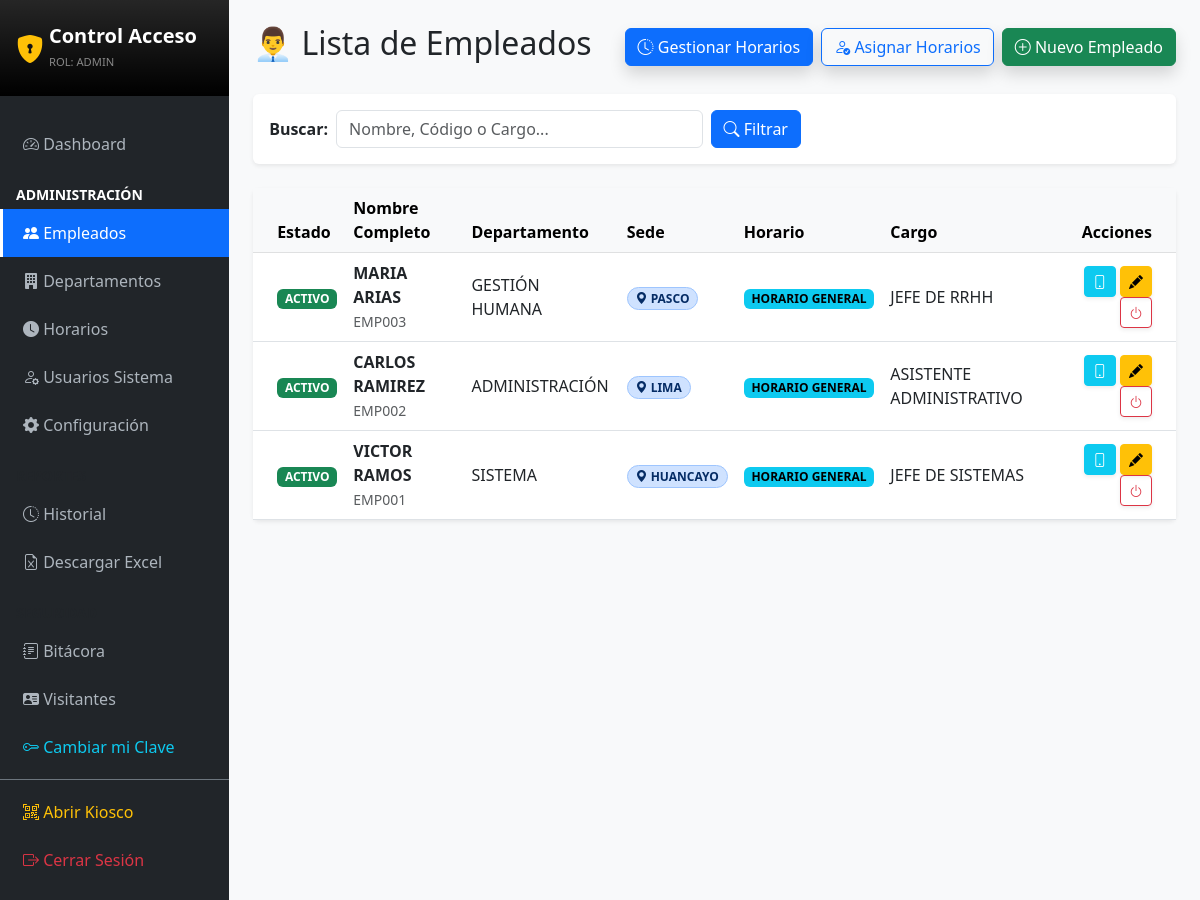
The app's page /?c=Employee (signed in) with its own data.
### tables this page shows
CREATE TABLE IF NOT EXISTS `employees` (
  `id` int NOT NULL AUTO_INCREMENT,
  `employee_code` varchar(20) NOT NULL,
  `first_name` varchar(100) NOT NULL,
  `last_name` varchar(100) NOT NULL,
  `email` varchar(100) DEFAULT NULL,
  `password` varchar(255) DEFAULT NULL,
  `department_id` int DEFAULT NULL,
  `schedule_id` int DEFAULT NULL,
  `position` varchar(100) DEFAULT NULL,
  `site_name` varchar(120) DEFAULT NULL,
  `photo_path` varchar(255) DEFAULT 'default.png',
  `status` enum('activo','inactivo') DEFAULT 'activo',
  `created_at` datetime DEFAULT CURRENT_TIMESTAMP,
  PRIMARY KEY (`id`),
  UNIQUE KEY `employee_code` (`employee_code`),
  KEY `department_id` (`department_id`),
  KEY `schedule_id` (`schedule_id`),
  CONSTRAINT `employees_ibfk_1` FOREIGN KEY (`department_id`) REFERENCES `departments` (`id`),
  CONSTRAINT `employees_ibfk_2` FOREIGN KEY (`schedule_id`) REFERENCES `schedules` (`id`)
);

CREATE TABLE IF NOT EXISTS `departments` (
  `id` int NOT NULL AUTO_INCREMENT,
  `name` varchar(100) NOT NULL,
  `status` enum('activo','inactivo') DEFAULT 'activo',
  PRIMARY KEY (`id`)
);

CREATE TABLE IF NOT EXISTS `schedules` (
  `id` int NOT NULL AUTO_INCREMENT,
  `name` varchar(100) NOT NULL,
  `entry_time` varchar(255) NOT NULL,
  `breakfast_time` varchar(255) DEFAULT NULL,
  `breakfast_return_time` varchar(255) DEFAULT NULL,
  `lunch_out_time` varchar(255) NOT NULL,
  `lunch_return_time` varchar(255) NOT NULL,
  `check_out_time` varchar(255) NOT NULL,
  `created_at` datetime DEFAULT CURRENT_TIMESTAMP,
  PRIMARY KEY (`id`),
  UNIQUE KEY `name` (`name`)
);

### app/controllers/EmployeeController.php (called while the page is built, shortened)
<?php
require_once '../app/config/db.php';
require_once '../app/models/Employee.php';
class EmployeeController {
    private $employeeModel;
    public function __construct() {
        $database = new Database();
        $this->db = $database->getConnection();
        $this->employeeModel = new Employee($this->db);
    }
    public function index() {
        $search = isset($_GET['q']) ? $_GET['q'] : "";
        $employees = $this->employeeModel->read($search);
        require_once '../app/views/employees/index.php';
    }
}
?>

### app/config/db.php (called while the page is built, shortened)
<?php
class Database {
    private $host = "localhost";
    private $db_name = "control_acceso_db";
    private $username = "root";
    private $password = "";
    public function getConnection() {
        $this->conn = null;
        try {
            $this->conn = new PDO("mysql:host=" . $this->host . ";dbname=" . $this->db_name, $this->username, $this->password);
            $this->conn->exec("set names utf8");
            $offset = date("P");
            $this->conn->exec("SET time_zone='$offset';");
        } catch(PDOException $exception) {
            echo "Error de conexión: " . $exception->getMessage();
        }
        return $this->conn;
    }
}
?>

### app/models/Employee.php (called while the page is built, shortened)
<?php
class Employee {
    private $conn;
    private $table = "employees";
    public function __construct($db) {
        $this->conn = $db;
    }
    public function read($search = "") {
        $query = "SELECT e.*, d.name as department_name, s.name as schedule_name
                  FROM " . $this->table . " e
                  LEFT JOIN departments d ON e.department_id = d.id
                  LEFT JOIN schedules s ON e.schedule_id = s.id";
        $query .= " ORDER BY e.id DESC";
        $stmt = $this->conn->prepare($query);
        $stmt->execute();
        return $stmt->fetchAll(PDO::FETCH_ASSOC);
    }
}
?>

### app/views/employees/index.php (the view, shortened to what this page needs)
<!DOCTYPE html>
<html lang="es">
<head>
    <link href="https://cdn.jsdelivr.net/npm/bootstrap@5.3.0/dist/css/bootstrap.min.css" rel="stylesheet">
    <link rel="stylesheet" href="https://cdn.jsdelivr.net/npm/bootstrap-icons@1.10.0/font/bootstrap-icons.css">
</head>
<body class="bg-light">
<div class="d-flex">
    <?php require_once '../app/views/layouts/sidebar.php'; ?>
    <div class="flex-grow-1 p-4" style="height: 100vh; overflow-y: auto;">
        <div class="d-flex justify-content-between align-items-center mb-4">
            <h2>👨‍💼 Lista de Empleados</h2>
            <div class="d-flex gap-2">
                <a class="btn btn-primary shadow" href="?c=Schedule">
                    <i class="bi bi-clock-history"></i> Gestionar Horarios
                </a>
                <button class="btn btn-outline-primary shadow" data-bs-toggle="modal" data-bs-target="#scheduleModal">
                    <i class="bi bi-person-check"></i> Asignar Horarios
                </button>
                <button class="btn btn-success shadow" data-bs-toggle="modal" data-bs-target="#newEmployeeModal">
                    <i class="bi bi-plus-circle"></i> Nuevo Empleado
                </button>
            </div>
        </div>
        <div class="card shadow-sm border-0 mb-4">
            <div class="card-body py-3">
                <form action="" method="GET" class="row g-2 align-items-center">
                    <div class="col-auto"><label class="col-form-label fw-bold">Buscar:</label></div>
                    <div class="col-md-5"><input type="text" name="q" class="form-control" placeholder="Nombre, Código o Cargo..." value="<?php echo isset($_GET['q']) ? $_GET['q'] : ''; ?>"></div>
                    <div class="col-auto">
                        <button type="submit" class="btn btn-primary"><i class="bi bi-search"></i> Filtrar</button>
                    </div>
                </form>
            </div>
        </div>
        <div class="card shadow-sm border-0">
            <div class="card-body p-0">
                <table class="table table-hover align-middle mb-0">
                    <thead class="table-light">
                        <tr><th class="ps-4">Estado</th><th>Nombre Completo</th><th>Departamento</th><th>Sede</th><th>Horario</th><th>Cargo</th><th class="text-end pe-4">Acciones</th></tr>
                    </thead>
                    <tbody>
                        <?php if(isset($employees) && count($employees) > 0): ?>
                            <?php foreach($employees as $emp): ?>
                            <tr class="<?php echo ($emp['status'] == 'inactivo') ? 'table-inactive' : ''; ?>">
                                <td class="ps-4"><?php echo ($emp['status'] == 'activo') ? '<span class="badge bg-success">ACTIVO</span>' : '<span class="badge bg-danger">INACTIVO</span>'; ?></td>
                                <td><div class="fw-bold"><?php echo $emp['first_name'] . ' ' . $emp['last_name']; ?></div><small class="text-muted"><?php echo $emp['employee_code']; ?></small></td>
                                <td><?php echo $emp['department_name']; ?></td>
                                <td>
                                    <?php if (!empty($emp['site_name'])): ?>
                                        <span class="badge rounded-pill bg-primary-subtle text-primary-emphasis border border-primary-subtle">
                                            <i class="bi bi-geo-alt-fill"></i> <?php echo htmlspecialchars($emp['site_name']); ?>
                                        </span>
                                    <?php else: ?>
                                        <span class="badge text-bg-secondary">Sin sede</span>
                                    <?php endif; ?>
                                </td>
                                <td>
                                    <?php if (!empty($emp['schedule_name'])): ?>
                                        <span class="badge text-bg-info"><?php echo htmlspecialchars($emp['schedule_name']); ?></span>
                                    <?php else: ?>
                                        <span class="badge text-bg-secondary">General</span>
                                    <?php endif; ?>
                                </td>
                                <td><?php echo $emp['position']; ?></td>
                                <td class="text-end pe-4">
                                    <?php if($emp['status'] == 'activo'): ?>
                                        <form action="?c=Employee&amp;a=reset_portal_device" method="POST" class="d-inline" onsubmit="return confirm('¿Desvincular el teléfono de este empleado? Deberá iniciar sesión nuevamente en el dispositivo que quiera registrar.');">
                                            <button type="submit" class="btn btn-sm btn-info text-white shadow-sm" title="Restablecer dispositivo del portal">
                                                <i class="bi bi-phone"></i>
                                            </button>
                                        </form>
                                    <?php endif; ?>
                                    <a href="?c=Employee&a=edit&id=<?php echo $emp['id']; ?>" class="btn btn-sm btn-warning shadow-sm"><i class="bi bi-pencil-fill"></i></a>
                                    <?php if($emp['status'] == 'activo'): ?>
                                        <a href="?c=Employee&a=toggle&id=<?php echo $emp['id']; ?>&status=activo" class="btn btn-sm btn-outline-danger shadow-sm" onclick="confirmarAccion(event, this.href, '¿Desactivar?', 'No podrá marcar.', 'warning')"><i class="bi bi-power"></i></a>
                                    <?php else: ?>
                                        <a href="?c=Employee&a=toggle&id=<?php echo $emp['id']; ?>&status=inactivo" class="btn btn-sm btn-outline-success shadow-sm" onclick="confirmarAccion(event, this.href, '¿Reactivar?', 'Podrá marcar.', 'success')"><i class="bi bi-power"></i></a>
                                    <?php endif; ?>
                                </td>
                            </tr>
                            <?php endforeach; ?>
                        <?php else: ?>
                            <tr><td colspan="7" class="text-center p-5 text-muted">No hay empleados registrados.</td></tr>
                        <?php endif; ?>
                    </tbody>
                </table>
            </div>
        </div>
    </div>
</div>
</body>
</html>

### public/index.php (shortened to what this page needs)
<?php
require_once '../app/config/db.php';
$controller = isset($_GET['c']) ? $_GET['c'] : 'Dashboard';
$action = isset($_GET['a']) ? $_GET['a'] : 'index';
$controllerName = ucfirst($controller) . 'Controller';
$controllerFile = '../app/controllers/' . $controllerName . '.php';
if (file_exists($controllerFile)) {
    if (class_exists($controllerName)) {
        $controllerObject = new $controllerName();
        if (method_exists($controllerObject, $action)) {
            $controllerObject->$action();
        } else {
            echo "Error: La acción '$action' no existe en el controlador '$controllerName'.";
        }
    } else {
        echo "Error: La clase '$controllerName' no se encontró.";
    }
} else {
    header("Location: ?c=Auth&a=login");
    exit;
}
?>

### app/views/layouts/sidebar.php (shortened to what this page needs)
<?php
$c = isset($_GET['c']) ? $_GET['c'] : 'Dashboard';
$a = isset($_GET['a']) ? $_GET['a'] : 'index';
function renderMenu($c, $a) {
?>
    <ul class="list-unstyled">
        <li>
            <a href="?c=Dashboard" class="<?php echo ($c=='Dashboard') ? 'active' : ''; ?>">
                <i class="bi bi-speedometer2"></i> Dashboard
            </a>
        </li>
        <?php if(isset($_SESSION['role']) && $_SESSION['role'] == 'admin'): ?>
            <li class="text small fw-bold px-3 mt-3 mb-1">ADMINISTRACIÓN</li>
            <li>
                <a href="?c=Employee" class="<?php echo ($c=='Employee') ? 'active' : ''; ?>">
                    <i class="bi bi-people-fill"></i> Empleados
                </a>
            </li>
            <li>
                <a href="?c=Department" class="<?php echo ($c=='Department') ? 'active' : ''; ?>">
                    <i class="bi bi-building-fill"></i> Departamentos
                </a>
            </li>
            <li>
                <a href="?c=Schedule" class="<?php echo ($c=='Schedule') ? 'active' : ''; ?>">
                    <i class="bi bi-clock-fill"></i> Horarios
                </a>
            </li>
            <li>
                <a href="?c=User" class="<?php echo ($c=='User') ? 'active' : ''; ?>">
                    <i class="bi bi-person-gear"></i> Usuarios Sistema
                </a>
            </li>
            <li>
                <a href="?c=Setting" class="<?php echo ($c=='Setting') ? 'active' : ''; ?>">
                    <i class="bi bi-gear-fill"></i> Configuración
                </a>
            </li>
            <li class="text-muted small fw-bold px-3 mt-3 mb-1">REPORTES</li>
            <li>
                <a href="?c=Report&a=history" class="<?php echo ($a=='history') ? 'active' : ''; ?>">
                    <i class="bi bi-clock-history"></i> Historial
                </a>
            </li>
            <li>
                <a href="?c=Report" class="<?php echo ($c=='Report' && $a!='history') ? 'active' : ''; ?>">
                    <i class="bi bi-file-earmark-excel"></i> Descargar Excel
                </a>
            </li>
        <?php endif; ?>
        <li class="text-muted small fw-bold px-3 mt-3 mb-1">SEGURIDAD</li>
        <li>
            <a href="?c=Incident" class="<?php echo ($c=='Incident') ? 'active' : ''; ?>">
                <i class="bi bi-journal-text"></i> Bitácora
            </a>
        </li>
        <li>
            <a href="?c=VisitorAdmin" class="<?php echo ($c=='VisitorAdmin') ? 'active' : ''; ?>">
                <i class="bi bi-person-vcard-fill"></i> Visitantes
            </a>
        </li>
        <li>
            <a href="#" data-bs-toggle="modal" data-bs-target="#sysPassModal" class="text-info">
                <i class="bi bi-key"></i> Cambiar mi Clave
            </a>
        </li>
        <li class="mt-2 border-top border-secondary pt-2">
            <a href="?c=Attendance" target="_blank" class="text-warning">
                <i class="bi bi-qr-code-scan"></i> Abrir Kiosco
            </a>
        </li>
        <li>
            <a href="?c=Auth&a=logout" class="text-danger">
                <i class="bi bi-box-arrow-right"></i> Cerrar Sesión
            </a>
        </li>
    </ul>
<?php
}
?>
<div class="sidebar d-none d-md-block" style="width: 260px; min-height: 100vh; background-color: #212529; color: white;">
    <div class="py-4 px-3 mb-4 bg-black bg-gradient d-flex align-items-center">
        <i class="bi bi-shield-lock-fill fs-3 me-2 text-warning"></i>
        <div>
            <h5 class="m-0 fw-bold">Control Acceso</h5>
            <small class="text-white-50 text-uppercase" style="font-size: 0.7rem;">
                Rol: <?php echo isset($_SESSION['role']) ? $_SESSION['role'] : 'Invitado'; ?>
            </small>
        </div>
    </div>
    <?php renderMenu($c, $a); ?>
</div>

### app/views/employees/index.php (style rules this page uses)
.sidebar { min-height: 100vh; background-color: #212529; color: white; }
.sidebar a { color: #adb5bd; text-decoration: none; padding: 12px 20px; display: block; border-left: 3px solid transparent; transition: 0.3s; }
.sidebar a.active { background-color: #0d6efd; color: white; border-left-color: white; }
.sidebar i { width: 25px; }

### records on screen
employees: status "ACTIVO", first_name "MARIA", last_name "ARIAS", employee_code "EMP003", department.name "GESTIÓN HUMANA", site_name "PASCO", schedule.name "HORARIO GENERAL", position "JEFE DE RRHH"
employees: status "ACTIVO", first_name "CARLOS", last_name "RAMIREZ", employee_code "EMP002", department.name "ADMINISTRACIÓN", site_name "LIMA", schedule.name "HORARIO GENERAL", position "ASISTENTE ADMINISTRATIVO"
employees: status "ACTIVO", first_name "VICTOR", last_name "RAMOS", employee_code "EMP001", department.name "SISTEMA", site_name "HUANCAYO", schedule.name "HORARIO GENERAL", position "JEFE DE SISTEMAS"

### other values on screen
$_SESSION['role'] "ADMIN"
